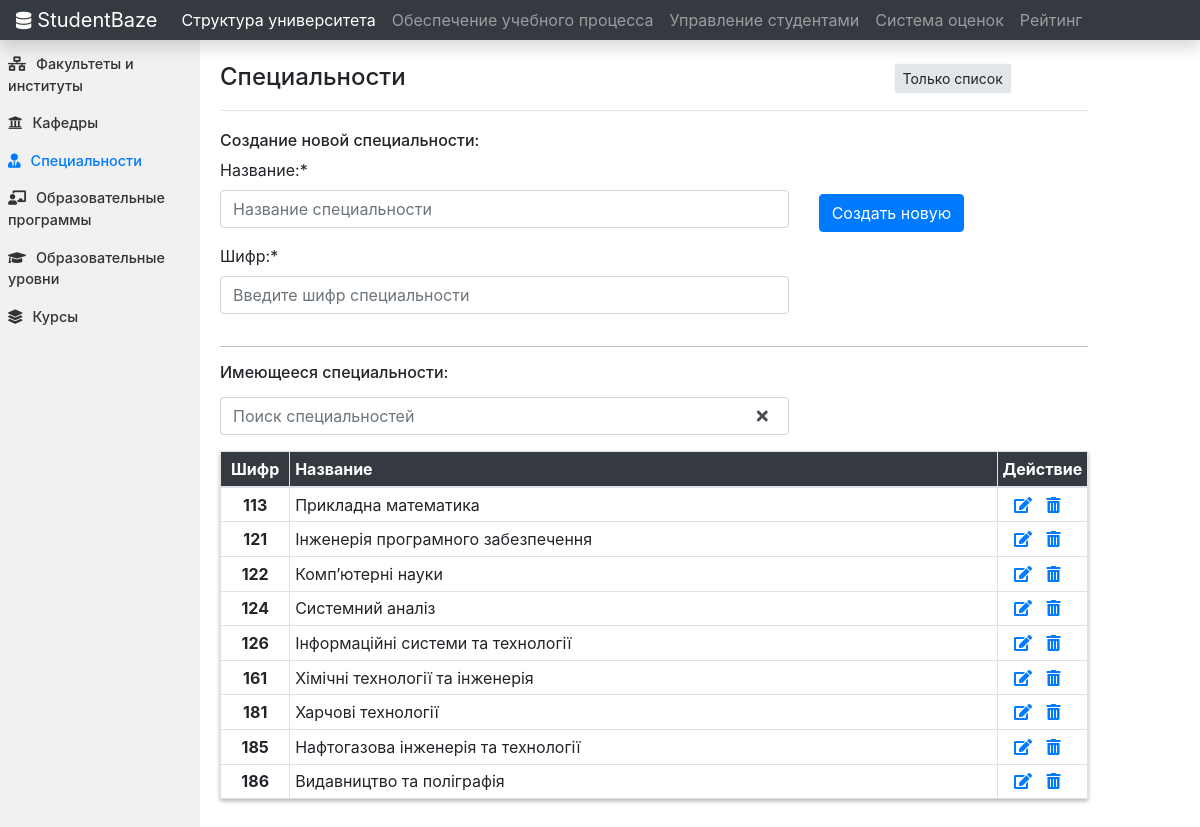
Page /university_structure/specialties/ on the committed database.
### university_structure/models.py (models this page shows, shortened)
class Specialties(models.Model):
    cypher = models.PositiveIntegerField(unique=True)
    name = models.CharField(max_length=200)
    class Meta:
         ordering = ['cypher']

### university_structure/views.py (the view, shortened to what this page needs)
# urls.py: path('specialties/', SpecialtiesView.as_view(), name = 'specialties'),
class SpecialtiesView(View):
    form_class = SpecialtiesCreationForm
    initial = {'key': 'value'}
    template_name = 'university_structure/specialties.html'
    def get(self, request, *args, **kwargs):
        form = SpecialtiesCreationForm()
        context= {'specialties': Specialties.objects.all(),
                    'form' : form,}
        return render(request, self.template_name, context)

### university_structure/forms.py
class SpecialtiesCreationForm(forms.ModelForm):
    def __init__(self, *args, **kwargs):
        super(SpecialtiesCreationForm, self).__init__(*args, **kwargs)
        self.fields['name'].label = "Название:"
        self.fields['name'].widget.attrs['placeholder'] = "Название специальности"
        self.fields['cypher'].label = "Шифр:"
        self.fields['cypher'].widget.attrs['placeholder'] = "Введите шифр специальности"
    class Meta:
        model = Specialties
        fields = ['name', 'cypher']

### university_structure/templates/university_structure/specialties.html (shortened to what this page needs)
{% extends "home/base.html" %}
{% block navitems %}
<li class="nav-item">
  <a class="nav-link active" href="{% url 'facinst-start-redirect' %}" id="nav-link-1">Структура университета</a>
</li>
<li class="nav-item">
  <a class="nav-link" href="{% url 'eduplanning-start-redirect' %}" id="nav-link-2">Обеспечение учебного процесса</a>
</li>
<li class="nav-item">
  <a class="nav-link" href="{% url 'groups' %}">Управление студентами</a>
</li>
<li class="nav-item">
  <a class="nav-link" href="{% url 'marks-system-start-redirect' %}">Система оценок</a>
</li>
<li class="nav-item">
  <a class="nav-link" href="{% url 'rating-start-redirect' %}">Рейтинг</a>
</li>
{% endblock %}
{% block content %} {% load crispy_forms_tags %}
<div class="container-fluid">
  <div class="row">
    <div class="col-md-2 sidebar">
      <div class="sideBarContent">
        <a href="{% url 'faculties-institutes' %}"><i class="fas fa-network-wired icon"></i></i>Факультеты и институты</a>
        <a href="{% url 'departments' %}"><i class="fas fa-university icon"></i>Кафедры</a>
        <a class="active" href="{% url 'specialties' %}"><i class="fas fa-user-tie icon"></i>Специальности</a>
        <a href="{% url 'edu-programs' %}"><i class="fas fa-chalkboard-teacher icon"></i>Образовательные программы</a>
        <a href="{% url 'edu-levels' %}"><i class="fas fa-graduation-cap icon"></i>Образовательные уровни</a>
        <a href="{% url 'courses' %}"><i class="fas fa-layer-group icon"></i>Курсы</a>
      </div>
    </div>
    <div class="col-md-9 content">
      <div class="row">
        <div class="col-md-9">
          <h4>Специальности</h4>
        </div>
        <div class="col-md-3">
          <button id="hideFormButton" type="button" class="btn btn-light btn-sm hideButton">Только список</button>
        </div>
      </div>
      <hr style="margin: 10px 0px 20px;">
      <div id="formToHide">
      <h6>Создание новой специальности:</h6>
      <div class="row">
        <div class="col-md-8">
          <form method="post" autocomplete="off">
            {% csrf_token %} {{ form|crispy }}
        </div>
        <div class="col-md-3">
          <div class="form-group regbutton">
            <button class="btn btn-primary" type="submit" name="button" style="margin-top: 36px;">Создать новую</button>
          </div>
        </div>
      </div>
      <hr class="mainHr">
      </div>
      <h6 style=" margin: 10px 0px 15px;">Имеющееся специальности:</h6>
      <div class="row">
        <div class="col-md-8">
          <form id="search_form" searched_results="#">
            <div class="form-group">
              <input type="text" id="input_specialties" class="form-control" onkeyup="specialties_search()" placeholder="Поиск специальностей">
            </div>
          </form>
        </div>
        <a role="button" class="btn btn-link clearSearchCross" href="#!" onclick="clearSearchField()"><i class="fas fa-times"></i></a>
      </div>
      <table class="table table-sm table-bordered" id="specialties_table">
        <thead class="mythead">
          <tr>
            <th width="8%" class="text-center" scope="col">Шифр</th>
            <th scope="col">Название</th>
            <th width="10%" class="text-center" scope="col">Действие</th>
          </tr>
        </thead>
        <tbody>
          {% for specialty in specialties%}
          <tr>
            <td align="center"><strong>{{ specialty.cypher }}</strong></td>
            <td>{{ specialty.name }}</td>
            <td align="center">
              <a class="" href="/university_structure/specialties/edit{{ specialty.id }}"><i class="fas fa-edit icon"></i></a>
              <a class="" href="#" data-toggle="modal" data-target="#modalDelete{{ specialty.id }}"><i class="fas fa-trash-alt icon"></i></a>
            </td>
          </tr>
          {% endfor %}
        </tbody>
      </table>
    </div>
  </div>
</div>
{% endblock content %}

### home/templates/home/base.html (shortened to what this page needs)
{% load static %}
<!DOCTYPE html>
<html lang="ru">
<head>
  <link rel="stylesheet" href="https://stackpath.bootstrapcdn.com/bootstrap/4.3.1/css/bootstrap.min.css">
  <link rel="stylesheet" type="text/css" href="{% static 'home/main.css' %}">
  <link rel="stylesheet" href="https://use.fontawesome.com/releases/v5.8.1/css/all.css">
  <link href="https://cdnjs.cloudflare.com/ajax/libs/select2/4.0.7/css/select2.min.css" rel="stylesheet" />
  <link rel="stylesheet" href="https://cdnjs.cloudflare.com/ajax/libs/datepicker/0.6.5/datepicker.min.css" />
</head>
<body>
  <nav class="navbar navbar-expand-lg bg-dark fixed-top navbar-dark flex-md-nowrap py-0 shadow">
    <div class="container-fluid">
      <div class="row">
          <a class="navbar-brand" href="/"><i class="fas fa-database fa-sm iconlogo"></i>StudentBaze</a>
        <div class="collapse navbar-collapse" id="collapsibleNavbar">
          <ul class="navbar-nav">
            {% block navitems %}{% endblock %}
          </ul>
        </div>
      </div>
    </div>
  </nav>
  <div class="toDown">
    {% block content %}{% endblock %}
  </div>
</body>
</html>

### home/static/home/main.css (style rules this page uses)
.toDown { margin-top: 40px; }
.sidebar { margin: 0; padding: 0; width: 300px; background-color: #f1f1f1; position: fixed; height: 100%; overflow: auto; font-size: .900rem; }
.sideBarContent { margin-top: 5px; }
.sidebar a { display: block; color: #333; padding: 8px; text-decoration: none; font-weight: 500; }
.sidebar a.active { color: #007bff; }
.icon { margin-right: 10px; }
.iconlogo { margin-right: 6px; }
@media screen and (min-width: 1025px) { div.content { margin-top: 22px; margin-left: 17%; padding: 1px 16px; height: 1000px; } }
@media screen and (min-width: 1025px) { .clearSearchCross { position: relative; right: 60px; color: #495057; } }
.hideButton { background-color: #e2e6ea; }
.mythead { color: white; background-color: #343a40 !important; }
.table thead th { vertical-align: middle; }
.table td { vertical-align: middle; }
.mainHr { color: #ced4da; background-color: #ced4da; }
table { box-shadow:0px 2px 4px rgba(0, 0, 0, 0.3); }

### rows in the picture
Specialties: cypher "113", name "Прикладна математика"
Specialties: cypher "121", name "Інженерія програмного забезпечення"
Specialties: cypher "122", name "Комп’ютерні науки"
Specialties: cypher "124", name "Системний аналіз"
Specialties: cypher "126", name "Інформаційні системи та технології"
Specialties: cypher "161", name "Хімічні технології та інженерія"
Specialties: cypher "181", name "Харчові технології"
Specialties: cypher "185", name "Нафтогазова інженерія та технології"
Specialties: cypher "186", name "Видавництво та поліграфія"
